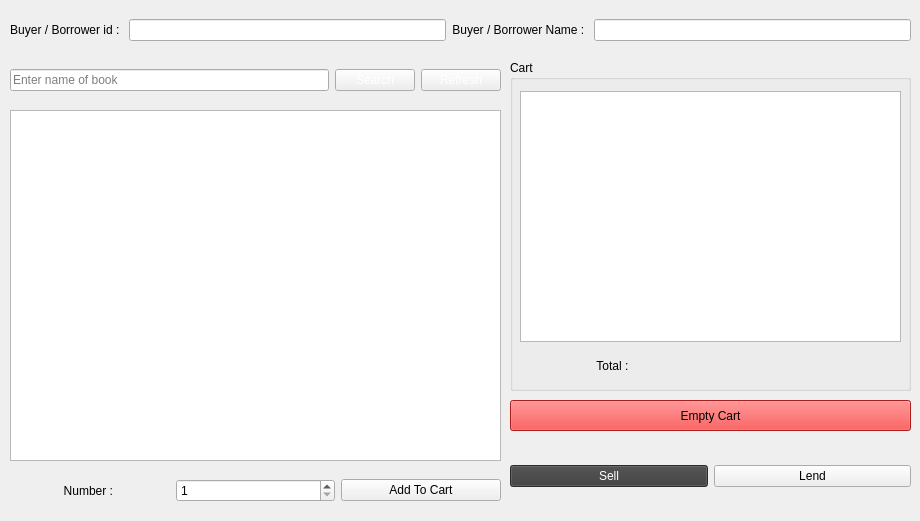
    <widget class="QWidget" name="tab_2">
     <attribute name="title">
      <string>Sell Or Loan</string>
     </attribute>
     <widget class="QWidget" name="gridLayoutWidget_5">
      <property name="geometry">
       <rect>
        <x>10</x>
        <y>10</y>
        <width>901</width>
        <height>41</height>
       </rect>
      </property>
      <layout class="QGridLayout" name="gridLayout_5">
       <item row="0" column="1">
        <widget class="QLineEdit" name="lineEdit_5">
         <property name="styleSheet">
          <string notr="true">color: rgb(0, 0, 0);
border-color: rgb(255, 255, 255);</string>
         </property>
         <property name="readOnly">
          <bool>false</bool>
         </property>
         <property name="placeholderText">
          <string/>
         </property>
        </widget>
       </item>
       <item row="0" column="0">
        <widget class="QLabel" name="label_9">
         <property name="text">
          <string>Buyer / Borrower id : </string>
         </property>
         <property name="alignment">
          <set>Qt::AlignCenter</set>
         </property>
        </widget>
       </item>
       <item row="0" column="2">
        <widget class="QLabel" name="label_12">
         <property name="text">
          <string>Buyer / Borrower Name : </string>
         </property>
         <property name="alignment">
          <set>Qt::AlignCenter</set>
         </property>
        </widget>
       </item>
       <item row="0" column="3">
        <widget class="QLineEdit" name="lineEdit_7">
         <property name="styleSheet">
          <string notr="true">color: rgb(0, 0, 0);
border-color: rgb(255, 255, 255);</string>
         </property>
         <property name="readOnly">
          <bool>false</bool>
         </property>
         <property name="placeholderText">
          <string/>
         </property>
        </widget>
       </item>
      </layout>
     </widget>
     <widget class="QWidget" name="gridLayoutWidget_6">
      <property name="geometry">
       <rect>
        <x>10</x>
        <y>60</y>
        <width>491</width>
        <height>41</height>
       </rect>
      </property>
      <layout class="QGridLayout" name="gridLayout_6">
       <item row="0" column="0">
        <widget class="QLineEdit" name="lineEdit_6">
         <property name="styleSheet">
          <string notr="true">color: rgb(0, 0, 0);
border-color: rgb(255, 255, 255);</string>
         </property>
         <property name="placeholderText">
          <string>Enter name of book</string>
         </property>
        </widget>
       </item>
       <item row="0" column="1">
        <widget class="QPushButton" name="pushButton_10">
         <property name="styleSheet">
          <string notr="true">color: rgb(255, 255, 255);</string>
         </property>
         <property name="text">
          <string>Search</string>
         </property>
         <property name="icon">
          <iconset resource="res.qrc">
           <normaloff>:/newPrefix/icons/icons8-search-64.png</normaloff>:/newPrefix/icons/icons8-search-64.png</iconset>
         </property>
         <property name="iconSize">
          <size>
           <width>32</width>
           <height>32</height>
          </size>
         </property>
        </widget>
       </item>
       <item row="0" column="2">
        <widget class="QPushButton" name="pushButton_11">
         <property name="styleSheet">
          <string notr="true">color: rgb(255, 255, 255);</string>
         </property>
         <property name="text">
          <string>Refresh</string>
         </property>
         <property name="icon">
          <iconset resource="res.qrc">
           <normaloff>:/newPrefix/icons/icons8-synchronize-64.png</normaloff>:/newPrefix/icons/icons8-synchronize-64.png</iconset>
         </property>
         <property name="iconSize">
          <size>
           <width>32</width>
           <height>32</height>
          </size>
         </property>
        </widget>
       </item>
      </layout>
     </widget>
     <widget class="QGroupBox" name="groupBox">
      <property name="geometry">
       <rect>
        <x>510</x>
        <y>60</y>
        <width>401</width>
        <height>331</height>
       </rect>
      </property>
      <property name="title">
       <string>Cart</string>
      </property>
      <widget class="QWidget" name="gridLayoutWidget_7">
       <property name="geometry">
        <rect>
         <x>10</x>
         <y>290</y>
         <width>381</width>
         <height>31</height>
        </rect>
       </property>
       <layout class="QGridLayout" name="gridLayout_7">
        <item row="0" column="0">
         <widget class="QLabel" name="label_10">
          <property name="text">
           <string>Total : </string>
          </property>
          <property name="alignment">
           <set>Qt::AlignCenter</set>
          </property>
         </widget>
        </item>
        <item row="0" column="1">
         <widget class="QLabel" name="label_11">
          <property name="text">
           <string/>
          </property>
          <property name="alignment">
           <set>Qt::AlignCenter</set>
          </property>
         </widget>
        </item>
       </layout>
      </widget>
      <widget class="QTableWidget" name="tableWidget_5">
       <property name="geometry">
        <rect>
         <x>10</x>
         <y>31</y>
         <width>381</width>
         <height>251</height>
        </rect>
       </property>
      </widget>
     </widget>
     <widget class="QWidget" name="horizontalLayoutWidget">
      <property name="geometry">
       <rect>
        <x>510</x>
        <y>440</y>
        <width>401</width>
        <height>72</height>
       </rect>
      </property>
      <layout class="QHBoxLayout" name="horizontalLayout">
       <item>
        <widget class="QPushButton" name="pushButton_12">
         <property name="styleSheet">
            <string notr="true">background-color: rgb(60, 60, 60);
color: rgb(255, 255, 255);</string>
         </property>
         <property name="text">
          <string>Sell</string>
         </property>
         <property name="icon">
          <iconset resource="res.qrc">
           <normaloff>:/newPrefix/icons/icons8-sell-64.png</normaloff>:/newPrefix/icons/icons8-sell-64.png</iconset>
         </property>
         <property name="iconSize">
          <size>
           <width>64</width>
           <height>64</height>
          </size>
         </property>
        </widget>
       </item>
       <item>
        <widget class="QPushButton" name="pushButton_13">
         <property name="styleSheet">
          <string notr="true"/>
         </property>
         <property name="text">
          <string>Lend</string>
         </property>
         <property name="icon">
          <iconset resource="res.qrc">
           <normaloff>:/newPrefix/icons/icons8-rent-64.png</normaloff>:/newPrefix/icons/icons8-rent-64.png</iconset>
         </property>
         <property name="iconSize">
          <size>
           <width>64</width>
           <height>64</height>
          </size>
         </property>
        </widget>
       </item>
      </layout>
     </widget>
     <widget class="QPushButton" name="pushButton_15">
      <property name="geometry">
       <rect>
        <x>510</x>
        <y>400</y>
        <width>401</width>
        <height>31</height>
       </rect>
      </property>
      <property name="styleSheet">
       <string notr="true">background-color: rgb(239, 41, 41);
color: rgb(0, 0, 0);</string>
      </property>
      <property name="text">
       <string>Empty Cart</string>
      </property>
      <property name="icon">
       <iconset resource="res.qrc">
        <normaloff>:/newPrefix/icons/icons8-remove-64.png</normaloff>:/newPrefix/icons/icons8-remove-64.png</iconset>
      </property>
      <property name="iconSize">
       <size>
        <width>32</width>
        <height>32</height>
       </size>
      </property>
     </widget>
     <widget class="QWidget" name="horizontalLayoutWidget_2">
      <property name="geometry">
       <rect>
        <x>10</x>
        <y>470</y>
        <width>491</width>
        <height>41</height>
       </rect>
      </property>
      <layout class="QHBoxLayout" name="horizontalLayout_2">
       <item>
        <widget class="QLabel" name="label_13">
         <property name="text">
          <string>Number : </string>
         </property>
         <property name="alignment">
          <set>Qt::AlignCenter</set>
         </property>
        </widget>
       </item>
       <item>
        <widget class="QSpinBox" name="spinBox_3">
         <property name="minimum">
          <number>1</number>
         </property>
         <property name="value">
          <number>1</number>
         </property>
        </widget>
       </item>
       <item>
        <widget class="QPushButton" name="pushButton_14">
         <property name="styleSheet">
          <string notr="true"/>
         </property>
         <property name="text">
          <string>Add To Cart</string>
         </property>
         <property name="icon">
          <iconset resource="res.qrc">
           <normaloff>:/newPrefix/icons/icons8-buy-645.png</normaloff>:/newPrefix/icons/icons8-buy-645.png</iconset>
         </property>
         <property name="iconSize">
          <size>
           <width>32</width>
           <height>32</height>
          </size>
         </property>
        </widget>
       </item>
      </layout>
     </widget>
     <widget class="QTableWidget" name="tableWidget_4">
      <property name="geometry">
       <rect>
        <x>10</x>
        <y>110</y>
        <width>491</width>
        <height>351</height>
       </rect>
      </property>
     </widget>
    </widget>
